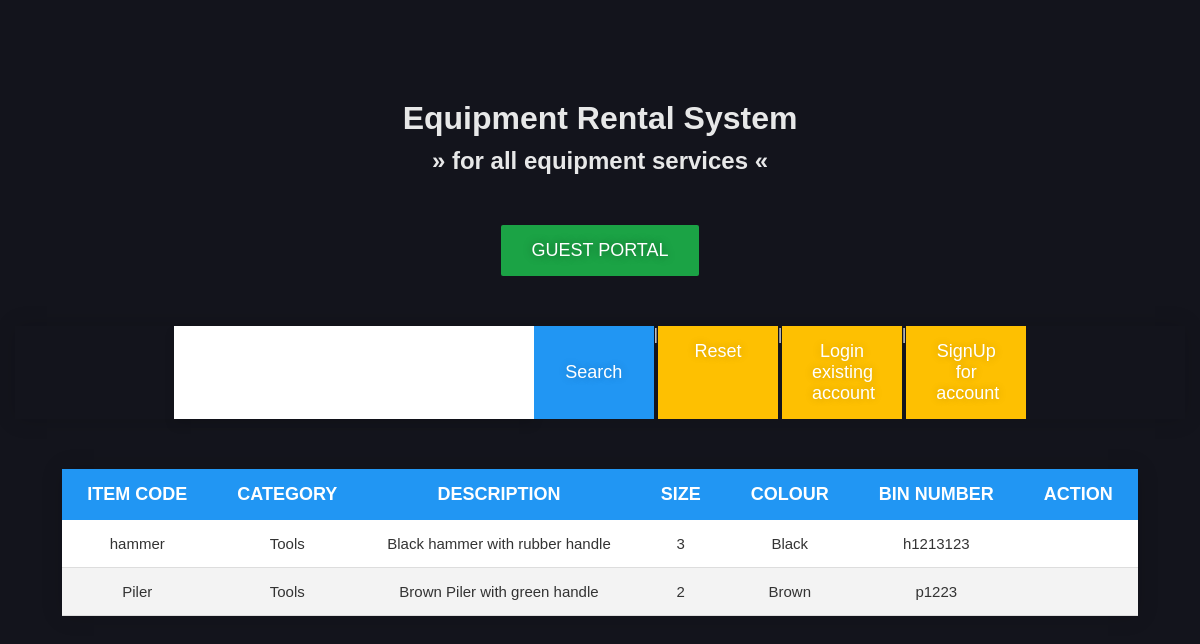
Screenshot of /index_Guest.php with the database file from the repository.
### tables this page shows
CREATE TABLE `items` (
  `id` int(11) NOT NULL,
  `item_code` varchar(50) NOT NULL,
  `category` varchar(50) NOT NULL,
  `description` varchar(100) NOT NULL,
  `size` varchar(50) NOT NULL,
  `colour` varchar(50) NOT NULL,
  `bin_number` varchar(50) NOT NULL
);

### index_Guest.php (the view, shortened to what this page needs)
<?php
    require_once "connection.php";
    $tabledata = "";
    $sqlsearch = "";
    if ($stmt = $con->prepare("SELECT * FROM `items` $sqlsearch"))
        $stmt->execute();
        $result = $stmt->get_result();
        if($result->num_rows > 0)
        {
            while ($row = $result->fetch_assoc())
            {
                $tabledata .= '<tr>
                                <td>'.$row["item_code"].'</td>
                                <td>'.$row["category"].'</td>
                                <td>'.$row["description"].'</td>
                                <td>'.$row["size"].'</td>
                                <td>'.$row["colour"].'</td>
                                <td>'.$row["bin_number"].'</td>
                                <td>
                                </td>
                            </tr>';
            }
        } else {
            $tabledata= '<tr><td colspan="8" style="text-align: center; padding:30px 0;">Nothing to display</td></tr>';
        }
  ?>
 <!DOCTYPE html>
 <html lang="en">
 <head>
    <link rel="stylesheet" href="style.css">
 </head>
  <body>
    <main class="container">
        <div class="wrapper">
            <h1>Equipment Rental System</h1>
            <h2>&#187; for all equipment services &#171;</h2>
        </div>
        <div class="wrapper">
            <a href="" class="btnCreate" title="Create new contact">GUEST PORTAL</a>
        </div>
        <div class="wrapper">
            <form action="<?php echo htmlspecialchars($_SERVER["PHP_SELF"]); ?>" method="post">
                <input type="text" name="txtSearch" value="<?php if(isset($keywords)){ echo $keywords; }?>" title="Input keywords here" required>
                <button type="submit" name="btnSearch" class="btnSearch" title="Search keywords">Search</button>|
                <a href="index_Guest.php" class="btnReset" title="Reset search">Reset</a> |
                <a href="mylogin.php" class="btnReset" title="Login">Login existing account</a> |
                <a href="register.php" class="btnReset" title="SignUp">SignUp for account</a>
            </form>
        </div>
        <div class="wrapper">
            <table>
                <thead>
                    <tr>
                        <th>Item Code</th>
                        <th>Category</th>
                        <th>Description</th>
                        <th>Size</th>
                        <th>Colour</th>
                        <th>Bin Number</th>
                        <th>Action</th>
                    </tr>
                </thead>
                <tbody>
                    <?php
                        echo $tabledata;
                    ?>
                </tbody>
            </table>
        </div>
    </main>
  </body>
</html>

### style.css (style rules this page uses)
* { margin: 0; padding: 0; box-sizing: border-box }
body, html { height: 100%; font-family: sans-serif; }
body { background:#13141c; color: rgba(255, 255, 255, 0.9); }
main { padding: 50px 15px; }
.wrapper { display: block; padding-top: 50px; text-align: center; min-width: 600px; }
h1 { margin-bottom: 10px; }
form { display: flex; justify-content: center; box-shadow: 0 0 20px rgba(0, 0, 0, 0.15); }
table { border-collapse: collapse; background-color: #ffffff; color: #333; box-shadow: 0 0 20px rgba(0, 0, 0, 0.15); font-size: 15px; font-family: sans-serif; margin: 0 auto; min-width: 600px; }
table th, table td { padding: 15px 25px; text-align: center; }
thead tr { background-color: #2196f3; }
thead th { font-size: 18px; color: #ffffff; text-transform: uppercase; }
tbody tr { border-bottom: 1px solid #dddddd; }
tbody tr:nth-of-type(odd) { background-color: #ffffff; }
tbody tr:nth-of-type(even) { background-color: #f3f3f3; }
input { display: block; width: 360px; background: #fff; color: #000; box-shadow: 0 6px 10px 0 rgba(0, 0, 0, 0.1); border: 0; outline: 0; padding: 15px 25px; font-size: 18px; }
.btnReset, button, .btnLogout { display: block; background: #2196f3; color: #fff; border: 0; outline: 0; padding: 0; cursor: pointer; padding: 15px 30px; font-size: 18px; text-decoration: none; text-shadow: 0 0 10px rgba(0, 0, 0, 0.2); }
.btnSearch, .btnReset, .btnLogout { width: 120px; }
.btnReset { background: #FEC001; }
.btnCreate, .btnUpdate, .btnWrapper a, .btnAction, .btnAction.btnUpdate { display: inline-block; padding: 5px 8px; border: none; border-radius: 2px; color: #ffffff; text-shadow: 0 0 10px rgba(0, 0, 0, 0.4); text-decoration: none; font-size: 18px; }
.btnWrapper a, .btnCreate, .btnUpdate { padding: 15px 30px; background: #1BA345; }

### rows the page displays
items: item_code "hammer", category "Tools", description "Black hammer with rubber handle", size "3", colour "Black", bin_number "h1213123"
items: item_code "Piler", category "Tools", description "Brown Piler with green handle", size "2", colour "Brown", bin_number "p1223"
